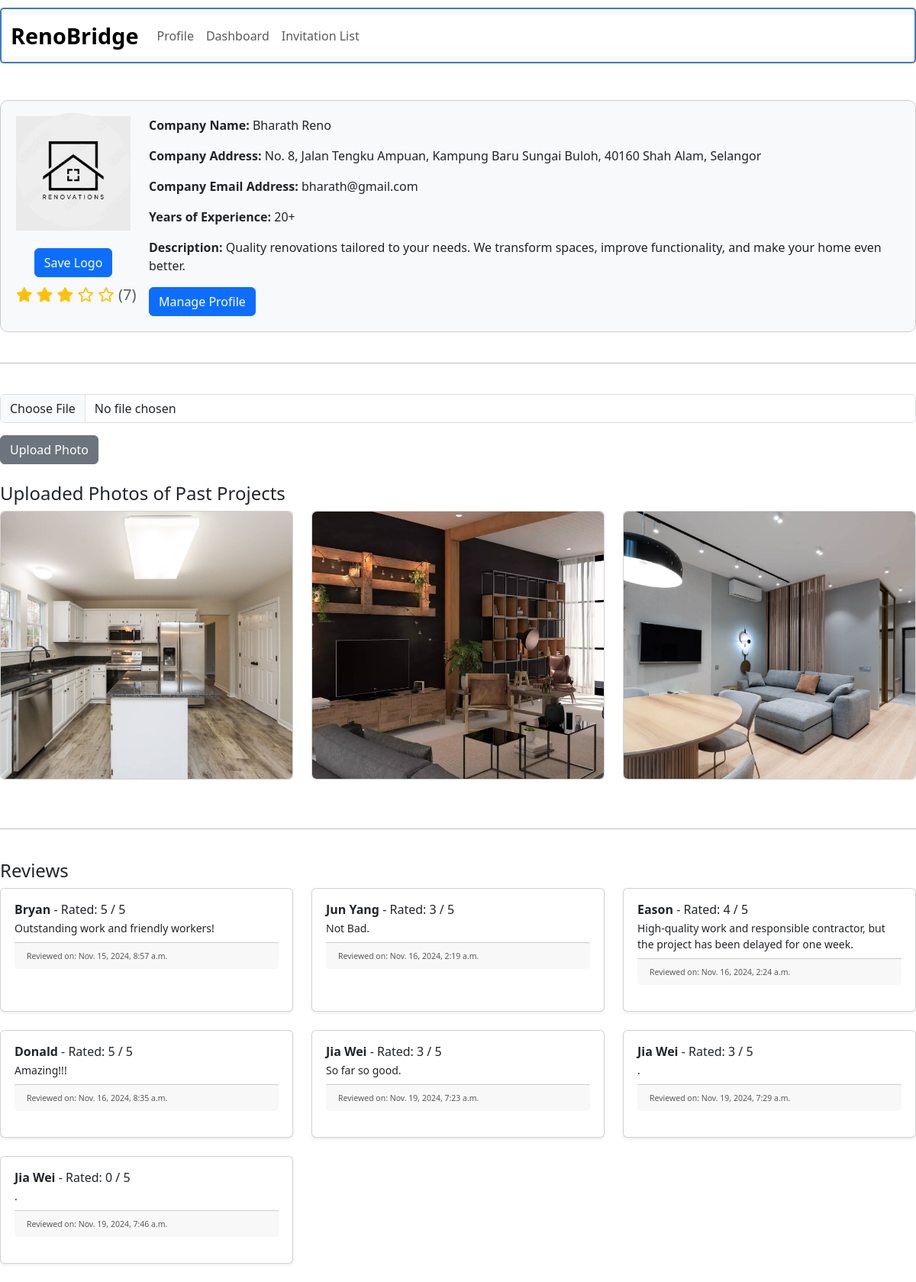
The app's page /expert_profile/10/ with its own data.
### renobridge/models.py (models this page shows, shortened)
class Contractor(models.Model):
    user = models.OneToOneField(settings.AUTH_USER_MODEL, on_delete=models.CASCADE)
    company_name = models.CharField(max_length=200)
    company_address = models.CharField(max_length=200)
    logo = models.ImageField(upload_to='company_logos/', blank=True, null=True)
    email_address = models.EmailField()
    years_of_experience = models.CharField(max_length=50)
    description = models.TextField()
    preferred_location = models.CharField(max_length=100)
    services_provided = models.TextField()
    expertise_styles = models.TextField()
    average_rating = models.FloatField(default=0.0)

class ProjectPhoto(models.Model):
    contractor = models.ForeignKey(Contractor, on_delete=models.CASCADE)
    project = models.ForeignKey('Project', on_delete=models.CASCADE, null=True, blank=True, related_name='photos')
    photo = models.ImageField(upload_to='project_photos/')
    uploaded_at = models.DateTimeField(auto_now_add=True)

class Review(models.Model):
    contractor = models.ForeignKey(Contractor, on_delete=models.CASCADE, related_name='reviews')
    homeowner = models.ForeignKey(Homeowner, on_delete=models.CASCADE)
    rating = models.PositiveIntegerField()
    review = models.TextField()
    created_at = models.DateTimeField(auto_now_add=True)

class Homeowner(models.Model):
    user = models.OneToOneField(settings.AUTH_USER_MODEL, on_delete=models.CASCADE)
    full_name = models.CharField(max_length=200)
    location = models.CharField(max_length=100)
    full_address = models.TextField(max_length=400)
    property_type = models.CharField(max_length=100)
    property_size = models.CharField(max_length=100)
    preferred_style = models.CharField(max_length=100)
    services_required = models.TextField()
    budget = models.CharField(max_length=100)
    duration = models.CharField(max_length=100)
    start_date = models.DateField(null=True, blank=True)
    floorplan_img = models.ImageField(upload_to='floorplans/', blank=True, null=True)

class CustomUser(AbstractUser):
    user_type = models.CharField(max_length=20)

### renobridge/views.py (the view, shortened to what this page needs)
# urls.py: path('expert_profile/<int:id>/', views.expert_profile, name='expert_profile'),
def expert_profile(request, id):
    contractor = get_object_or_404(Contractor, user__id=id)
    project_photos = ProjectPhoto.objects.filter(contractor=contractor)
    reviews = contractor.reviews.all()
    avg_rating = reviews.aggregate(Avg('rating'))['rating__avg'] or 0
    context = {
        'contractor': contractor,
        'project_photos': project_photos,
        'reviews': reviews,
        'avg_rating': avg_rating
    }
    return render(request, 'expert_profile.html', context)

### renobridge/templates/expert_profile.html (shortened to what this page needs)
{% load static %}
<!DOCTYPE html>
<html lang="en">
<head>
    <link rel="stylesheet" href="https://cdn.jsdelivr.net/npm/bootstrap@5.3.3/dist/css/bootstrap.min.css">
    <link rel="stylesheet" href="https://cdnjs.cloudflare.com/ajax/libs/font-awesome/6.0.0-beta3/css/all.min.css">
    <link rel="stylesheet" href="{% static 'style.css' %}">
</head>
<body>
  <nav class="navbar navbar-expand-lg bg-body-tertiary navbar-frame sticky-top">
    <div class="container-fluid" style="background-color: white;">
      <a class="navbar-brand" href="{% url 'renobridge' %}">RenoBridge</a>
      <div class="collapse navbar-collapse" id="navbarSupportedContent">
        <ul class="navbar-nav me-auto mb-2 mb-lg-0">
          <li class="nav-item">
            <a class="nav-link" href="{% url 'expert_profile' request.user.id %}">Profile</a>
          </li>
          <li class="nav-item">
            <a class="nav-link" href="{% url 'expert_dashboard'%}">Dashboard</a>
          </li>
          <li class="nav-item">
            <a class="nav-link" href="{% url 'expert_invitation_list'%}">Invitation List</a>
          </li>
        </ul>
      </div>
    </div>
</nav>
        <div class="profile-section d-flex">
            <form method="POST" enctype="multipart/form-data">
              <div class="me-4">
                  <div class="profile-photo text-center">
                      <label for="uploadLogo" id="photoLabel" class="form-label" style="cursor: pointer;">
                          <img id="profileImage" src="{% if contractor.logo %}{{ contractor.logo.url }}{% else %}https://via.placeholder.com/150{% endif %}" class="img-fluid rounded-circle" style="width: 150px; height: 150px; object-fit: cover;" alt="Upload a photo">
                      </label>
                  </div>
                  <div class="text-center mt-2">
                      <button type="submit" class="btn btn-primary mt-2">Save Logo</button>
                  </div>
              </div>
              <div class="rating mt-2">
                <p class="mb-1">
                    {% with avg_rating|floatformat:0 as avg %}
                        {% for i in "12345" %}
                            {% if i <= avg %}
                                <i class="fas fa-star text-warning" style="font-size: 1.2rem;"></i>
                            {% else %}
                                <i class="far fa-star text-warning" style="font-size: 1.2rem;"></i>
                            {% endif %}
                        {% endfor %}
                    {% endwith %}
                    <span class="text-muted">({{ contractor.reviews.count }})</span>
                </p>
              </div>
          </form>
            <div>
                <p><strong>Company Name:</strong> <span id="displayCompanyName">{{ contractor.company_name }}</span></p>
                <p><strong>Company Address:</strong> <span id="displayCompanyAddress">{{ contractor.company_address }}</span></p>
                <p><strong>Company Email Address:</strong> <span id="displayCompanyEmail">{{ contractor.email_address }}</span></p>
                <p><strong>Years of Experience:</strong> <span id="displayYearsOfExperience">{{ contractor.years_of_experience }}</span></p>
                <p><strong>Description:</strong> <span id="displayDescription">{{ contractor.description }}</span></p>
                <a href="{% url 'edit_contractor_profile' contractor.user.id %}" class="btn btn-primary">Manage Profile</a>
            </div>
      </div>
        <hr>
        <div class="mt-4">
          <form method="POST" enctype="multipart/form-data">
              <div class="mb-3">
                  <input type="file" name="photo" class="form-control" required>
              </div>
              <button type="submit" class="btn btn-secondary">Upload Photo</button>
          </form>
      </div>
      <div class="mt-4">
        <h4>Uploaded Photos of Past Projects</h4>
        <div class="row justify-content-center">
            {% for photo in project_photos %}
                <div class="col-md-4 d-flex justify-content-center mb-4">
                    <div class="card" style="width: 25rem;">
                        <img src="{{ photo.photo.url }}" class="card-img-top img-fluid rounded" alt="Project Photo" style="height: 350px; object-fit: cover;">
                    </div>
                </div>
            {% empty %}
                <p class="text-muted text-center">No photos uploaded yet.</p>
            {% endfor %}
        </div>
      </div>
      <hr>
      <div class="reviews mt-4">
        <h4>Reviews</h4>
        <div class="row">
            {% for review in contractor.reviews.all %}
            <div class="col-md-4 mb-4">
                <div class="review card p-2 shadow-sm h-100">
                    <div class="card-body" style="padding: 10px;">
                        <h6 class="card-title mb-1"><strong>{{ review.homeowner.user.username }}</strong> - Rated: {{ review.rating }} / 5</h6>
                        <p class="card-text mb-2" style="font-size: 14px;">{{ review.review }}</p>
                        <p class="card-footer text-muted" style="font-size: 12px;">
                            <small>Reviewed on: {{ review.created_at|date:"M. d, Y, g:i a" }}</small>
                        </p>
                    </div>
                </div>
            </div>
            {% empty %}
            <p class="text-muted">No reviews yet.</p>
            {% endfor %}
        </div>
    </div>
</body>
</html>

### renobridge/static/style.css (style rules this page uses)
.navbar-frame { margin-top: 10px; border: 2px solid #417BBF; border-radius: 5px; }
.navbar-brand { font-size: 1.8rem; font-weight: bold; }
.card-img-top { width: 100%; height: 200px; object-fit: cover; }
.rating { display: flex; gap: 5px; }
.rating i { font-size: 24px; cursor: pointer; color: lightgray; }
hr { border: 0; border-top: 1px solid black; margin: 40px 0; }
.profile-section { padding: 20px; border: 1px solid #ccc; border-radius: 10px; background-color: #f8f9fa; }
.profile-photo { width: 150px; height: 150px; background-color: #eaeaea; display: flex; align-items: center; justify-content: center; margin-bottom: 15px; }
.rating { font-size: 20px; }

### records on screen
Contractor: logo (picture), reviews.count "7", company_name "Bharath Reno", company_address "No. 8, Jalan Tengku Ampuan, Kampung Baru Sungai Buloh, 40160 Shah Alam, Selangor", email_address "bharath@gmail.com", years_of_experience "20+", description "Quality renovations tailored to your needs. We transform spaces, improve functionality, and make your home even better."
ProjectPhoto: photo (picture)
ProjectPhoto: photo (picture)
ProjectPhoto: photo (picture)
Review: homeowner.user.username "Bryan", rating "5", review "Outstanding work and friendly workers!", created_at "Nov. 15, 2024, 8:57 a.m."
Review: homeowner.user.username "Jun Yang", rating "3", review "Not Bad.", created_at "Nov. 16, 2024, 2:19 a.m."
Review: homeowner.user.username "Eason", rating "4", review "High-quality work and responsible contractor, but the project has been delayed for one week.", created_at "Nov. 16, 2024, 2:24 a.m."
Review: homeowner.user.username "Donald", rating "5", review "Amazing!!!", created_at "Nov. 16, 2024, 8:35 a.m."
Review: homeowner.user.username "Jia Wei", rating "3", review "So far so good.", created_at "Nov. 19, 2024, 7:23 a.m."
Review: homeowner.user.username "Jia Wei", rating "3", review ".", created_at "Nov. 19, 2024, 7:29 a.m."
Review: homeowner.user.username "Jia Wei", rating "0", review ".", created_at "Nov. 19, 2024, 7:46 a.m."
